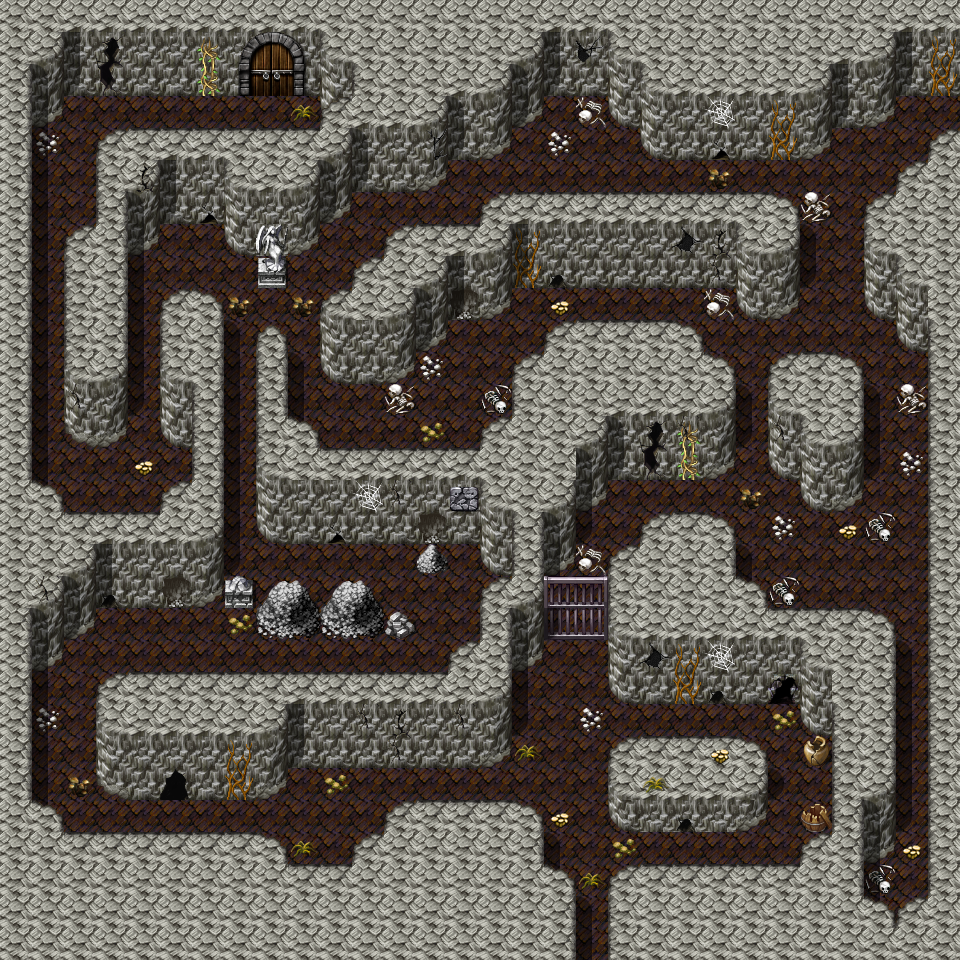

A level layout from a 2D game, rendered from its tile map. Below: a short description, then the map file with tile-grid data replaced by summaries:
An orthogonal 30x30 tile map with 32x32 px tiles, 4 tile layers (Ground, Objects, Above, Objects_doorClosed), 4 hidden layers not drawn, 16 tilesets and 28 objects (18x spawn, 5x script, 3x mapchange, 2x replace).

<map version="1.0" orientation="orthogonal" width="30" height="30" tilewidth="32" tileheight="32">
    <tileset firstgid="1" name="map_3" tilewidth="32" tileheight="32">
        <image source="../drawable/map_3.png" width="256" height="256" />
    </tileset>
    <tileset firstgid="65" name="map_4" tilewidth="32" tileheight="32">
        <image source="../drawable/map_4.png" width="256" height="256" />
    </tileset>
    <tileset firstgid="129" name="map_5" tilewidth="32" tileheight="32">
        <image source="../drawable/map_5.png" width="256" height="256" />
    </tileset>
    <tileset firstgid="193" name="map_6" tilewidth="32" tileheight="32">
        <image source="../drawable/map_6.png" width="256" height="256" />
    </tileset>
    <tileset firstgid="257" name="map_0" tilewidth="32" tileheight="32">
        <image source="../drawable/map_0.png" width="256" height="256" />
    </tileset>
    <tileset firstgid="321" name="map_10" tilewidth="32" tileheight="32">
        <image source="../drawable/map_10.png" width="256" height="256" />
    </tileset>
    <tileset firstgid="385" name="map_2" tilewidth="32" tileheight="32">
        <image source="../drawable/map_2.png" width="256" height="256" />
    </tileset>
    <tileset firstgid="449" name="map_9" tilewidth="32" tileheight="32">
        <image source="../drawable/map_9.png" width="256" height="256" />
    </tileset>
    <tileset firstgid="513" name="map_35" tilewidth="32" tileheight="32">
        <image source="../drawable/map_35.png" width="256" height="256" />
    </tileset>
    <tileset firstgid="577" name="map_14" tilewidth="32" tileheight="32">
        <image source="../drawable/map_14.png" width="256" height="256" />
    </tileset>
    <tileset firstgid="641" name="map_7" tilewidth="32" tileheight="32">
        <image source="../drawable/map_7.png" width="256" height="256" />
    </tileset>
    <tileset firstgid="705" name="map_8" tilewidth="32" tileheight="32">
        <image source="../drawable/map_8.png" width="256" height="256" />
    </tileset>
    <tileset firstgid="769" name="map_1" tilewidth="32" tileheight="32">
        <image source="../drawable/map_1.png" width="256" height="256" />
    </tileset>
    <tileset firstgid="833" name="map_16" tilewidth="32" tileheight="32">
        <image source="../drawable/map_16.png" width="256" height="256" />
    </tileset>
    <tileset firstgid="897" name="map_11" tilewidth="32" tileheight="32">
        <image source="../drawable/map_11.png" width="256" height="256" />
    </tileset>
    <tileset firstgid="961" name="map_12" tilewidth="32" tileheight="32">
        <image source="../drawable/map_12.png" width="256" height="256" />
    </tileset>
    <layer name="Ground" width="30" height="30">
        <data>[900 cells, 900 non-empty, 14 distinct tile ids]</data>
    </layer>
    <layer name="Objects" width="30" height="30">
        <data>[900 cells, 191 non-empty, 54 distinct tile ids]</data>
    </layer>
    <layer name="Above" width="30" height="30">
        <data>[900 cells, 116 non-empty, 10 distinct tile ids]</data>
    </layer>
    <layer name="Objects_doorOpened" width="30" height="30" visible="0">
        <data>[900 cells, 6 non-empty, 6 distinct tile ids]</data>
    </layer>
    <layer name="Objects_doorClosed" width="30" height="30">
        <data>[900 cells, 6 non-empty, 6 distinct tile ids]</data>
    </layer>
    <layer name="Walkable" width="30" height="30" visible="0">
        <data>[900 cells, 631 non-empty, 1 distinct tile ids]</data>
    </layer>
    <layer name="Walkable_doorOpened" width="30" height="30" visible="0">
        <data>[900 cells, 5 non-empty, 1 distinct tile ids]</data>
    </layer>
    <layer name="Walkable_doorClosed" width="30" height="30" visible="0">
        <data>[900 cells, 6 non-empty, 1 distinct tile ids]</data>
    </layer>
    <objectgroup name="Mapevents">
        <object name="south" type="mapchange" x="576" y="928" width="32" height="32">
            <properties>
                <property name="map" value="mountainlake11" />
                <property name="place" value="north" />
            </properties>
        </object>
        <object name="east" type="mapchange" x="928" y="96" width="32" height="32">
            <properties>
                <property name="map" value="lakecave2" />
                <property name="place" value="west1" />
            </properties>
        </object>
        <object name="north" type="mapchange" x="256" y="64" width="32" height="32">
            <properties>
                <property name="map" value="lakecave1" />
                <property name="place" value="south" />
            </properties>
        </object>
        <object name="script_lakecave0" type="script" x="256" y="288" width="32" height="32" />
        <object name="script_close_glade_door_0" type="script" x="160" y="96" width="32" height="32">
            <properties>
                <property name="when" value="enter" />
            </properties>
        </object>
        <object name="script_open_glade_door_0" type="script" x="192" y="96" width="128" height="32">
            <properties>
                <property name="when" value="step" />
            </properties>
        </object>
        <object name="script_grow_lakecave1_damerilias_0" type="script" x="224" y="96" width="96" height="32">
            <properties>
                <property name="when" value="step" />
            </properties>
        </object>
        <object name="script_lakecave_cleared" type="script" x="256" y="96" width="672" height="736">
            <properties>
                <property name="when" value="step" />
            </properties>
        </object>
    </objectgroup>
    <objectgroup name="Spawn">
        <object name="lakecave0_1" type="spawn" x="512" y="640" width="320" height="224">
            <properties>
                <property name="quantity" value="3" />
                <property name="spawngroup" value="scorpion_1" />
            </properties>
        </object>
        <object name="lakecave0_2" type="spawn" x="32" y="96" width="192" height="128">
            <properties>
                <property name="quantity" value="2" />
                <property name="spawngroup" value="scorpion_3" />
            </properties>
        </object>
        <object name="lakecave0_2" type="spawn" x="32" y="224" width="192" height="288">
            <properties>
                <property name="quantity" value="2" />
                <property name="spawngroup" value="scorpion_3" />
            </properties>
        </object>
        <object name="lakecave0_3" type="spawn" x="224" y="320" width="32" height="256">
            <properties>
                <property name="spawngroup" value="scorpion_2" />
            </properties>
        </object>
        <object name="lakecave0_4" type="spawn" x="160" y="544" width="320" height="128">
            <properties>
                <property name="quantity" value="2" />
                <property name="spawngroup" value="scorpion_2" />
            </properties>
        </object>
        <object name="lakecave0_5" type="spawn" x="32" y="672" width="480" height="192">
            <properties>
                <property name="quantity" value="3" />
                <property name="spawngroup" value="scorpion_1" />
            </properties>
        </object>
        <object name="lakecave0_6" type="spawn" x="864" y="864" width="64" height="32">
            <properties>
                <property name="spawngroup" value="cave_troll_6" />
            </properties>
        </object>
        </objectgroup>
    <objectgroup name="Keys" />
    <objectgroup name="Replace">
        <!-- 2 objects omitted --></objectgroup>
</map>
<!-- 13 of 28 objects omitted -->
